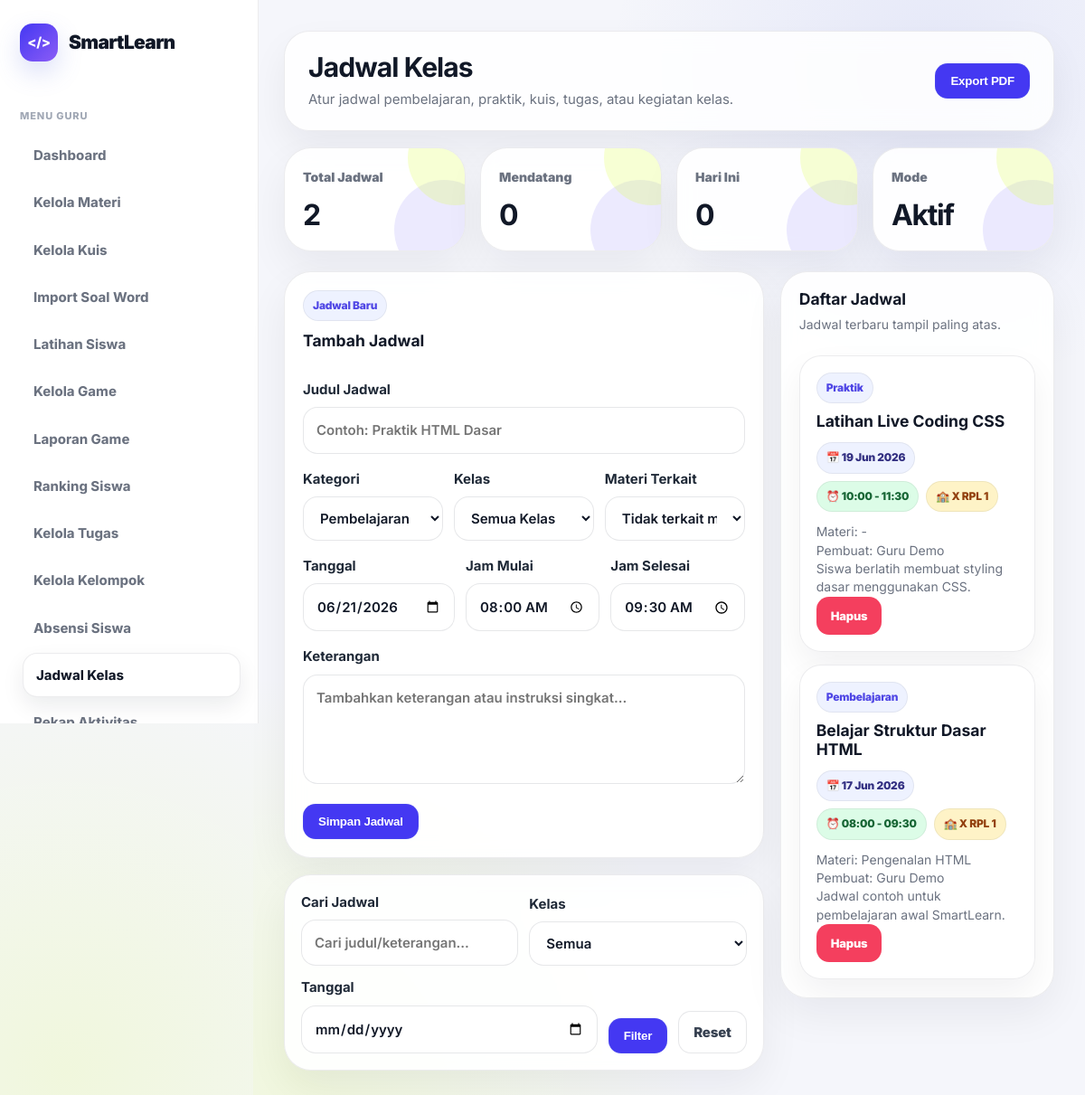
/pages/guru/jadwal.php (signed in), run on the app's committed database.
### tables this page shows
CREATE TABLE IF NOT EXISTS ui_settings (
    id_setting INT AUTO_INCREMENT PRIMARY KEY,
    app_name VARCHAR(100) NOT NULL DEFAULT 'SmartLearn',
    logo_icon VARCHAR(20) NOT NULL DEFAULT '</>',
    primary_color VARCHAR(20) NOT NULL DEFAULT '#4438f2',
    accent_color VARCHAR(20) NOT NULL DEFAULT '#d8ff3e',
    sidebar_color VARCHAR(20) NOT NULL DEFAULT '#151923',
    radius_size INT NOT NULL DEFAULT 30,
    updated_at TIMESTAMP DEFAULT CURRENT_TIMESTAMP ON UPDATE CURRENT_TIMESTAMP
);

CREATE TABLE IF NOT EXISTS jadwal_kelas (
    id_jadwal INT AUTO_INCREMENT PRIMARY KEY,
    judul VARCHAR(200) NOT NULL,
    kategori VARCHAR(50) DEFAULT 'Pembelajaran',
    kelas VARCHAR(100) DEFAULT NULL,
    id_materi INT DEFAULT NULL,
    tanggal DATE NOT NULL,
    jam_mulai TIME DEFAULT NULL,
    jam_selesai TIME DEFAULT NULL,
    keterangan TEXT DEFAULT NULL,
    dibuat_oleh INT DEFAULT NULL,
    created_at TIMESTAMP DEFAULT CURRENT_TIMESTAMP,
    FOREIGN KEY (id_materi) REFERENCES materi(id_materi) ON DELETE SET NULL,
    FOREIGN KEY (dibuat_oleh) REFERENCES users(id_user) ON DELETE SET NULL
);

CREATE TABLE users (
    id_user INT AUTO_INCREMENT PRIMARY KEY,
    nama VARCHAR(100) NOT NULL,
    email VARCHAR(100) NOT NULL UNIQUE,
    password VARCHAR(255) NOT NULL,
    role ENUM('siswa','guru','admin') NOT NULL,
    kelas VARCHAR(50) DEFAULT NULL,
    created_at TIMESTAMP DEFAULT CURRENT_TIMESTAMP
);

CREATE TABLE materi (
    id_materi INT AUTO_INCREMENT PRIMARY KEY,
    judul_materi VARCHAR(150) NOT NULL,
    deskripsi TEXT,
    isi_materi TEXT NOT NULL,
    contoh_kode TEXT,
    urutan INT DEFAULT 1,
    created_at TIMESTAMP DEFAULT CURRENT_TIMESTAMP
);

### includes/ui_settings.php (called while the page is built, shortened)
<?php
$ui = [
    'app_name' => 'SmartLearn',
    'logo_icon' => 'SL',
    'primary_color' => '#5b6ee1',
    'accent_color' => '#d8ff3e',
    'sidebar_color' => '#ffffff',
    'radius_size' => 24,
    'font_family' => 'Inter, Arial, sans-serif',
    'font_size' => 15,
    'text_color' => '#1f2937',
    'heading_color' => '#111827',
    'panel_color' => '#ffffff',
    'theme_template' => 'smartlearn_clean'
];
if (isset($koneksi)) {
    $ui_query = @mysqli_query($koneksi, "SELECT * FROM ui_settings WHERE id_setting=1");
    if ($ui_query && mysqli_num_rows($ui_query) > 0) {
        $db_ui = mysqli_fetch_assoc($ui_query);
        foreach ($db_ui as $key => $value) {
            if ($value !== null && $value !== '') {
                $ui[$key] = $value;
            }
        }
    }
}
$ui_app_name = $ui['app_name'] ?? 'SmartLearn';
$ui_logo_icon = $ui['logo_icon'] ?? 'SL';
?>

### pages/guru/jadwal.php (the view, shortened to what this page needs)
<?php
include "../../config/koneksi.php";
$keyword = mysqli_real_escape_string($koneksi, $_GET['keyword'] ?? '');
$filter_tanggal = mysqli_real_escape_string($koneksi, $_GET['tanggal'] ?? '');
$where = "WHERE 1=1";
$jadwal = mysqli_query($koneksi, "
    SELECT jadwal_kelas.*, materi.judul_materi, users.nama AS pembuat
    FROM jadwal_kelas
    LEFT JOIN materi ON jadwal_kelas.id_materi = materi.id_materi
    LEFT JOIN users ON jadwal_kelas.dibuat_oleh = users.id_user
    $where
    ORDER BY jadwal_kelas.tanggal DESC, jadwal_kelas.jam_mulai DESC
");
$total_jadwal = mysqli_fetch_assoc(mysqli_query($koneksi, "SELECT COUNT(*) AS total FROM jadwal_kelas"))['total'];
$jadwal_mendatang = mysqli_fetch_assoc(mysqli_query($koneksi, "SELECT COUNT(*) AS total FROM jadwal_kelas WHERE tanggal >= CURDATE()"))['total'];
$jadwal_hari_ini = mysqli_fetch_assoc(mysqli_query($koneksi, "SELECT COUNT(*) AS total FROM jadwal_kelas WHERE tanggal = CURDATE()"))['total'];
?>
<!DOCTYPE html>
<html lang="id">
<head>
    <link rel="stylesheet" href="../../assets/css/style.css">
</head>
<body>
<div class="dashboard-layout">
    <?php include "sidebar.php"; ?>
    <main class="main">
        <div class="topbar">
            <div>
                <h1>Jadwal Kelas</h1>
                <p>Atur jadwal pembelajaran, praktik, kuis, tugas, atau kegiatan kelas.</p>
            </div>
            <button class="btn btn-primary" onclick="window.print()">Export PDF</button>
        </div>
        <section class="stats-grid">
            <div class="stat-card"><span>Total Jadwal</span><h2><?= $total_jadwal; ?></h2></div>
            <div class="stat-card"><span>Mendatang</span><h2><?= $jadwal_mendatang; ?></h2></div>
            <div class="stat-card"><span>Hari Ini</span><h2><?= $jadwal_hari_ini; ?></h2></div>
            <div class="stat-card"><span>Mode</span><h2>Aktif</h2></div>
        </section>
        <section class="content-grid">
            <div>
                <form method="POST" class="student-clean-card no-print">
                    <span class="badge badge-primary">Jadwal Baru</span>
                    <h3 style="margin-top:12px;">Tambah Jadwal</h3>
                    <br>
                    <div class="form-group">
                        <label>Judul Jadwal</label>
                        <input type="text" name="judul" class="form-control" placeholder="Contoh: Praktik HTML Dasar" required>
                    </div>
                    <div class="form-row-clean">
                        <div class="form-group">
                            <label>Kategori</label>
                            <select name="kategori" class="form-control">
                                <option value="Pembelajaran">Pembelajaran</option>
                            </select>
                        </div>
                        <div class="form-group">
                            <label>Kelas</label>
                            <select name="kelas" class="form-control">
                                <option value="">Semua Kelas</option>
                            </select>
                        </div>
                        <div class="form-group">
                            <label>Materi Terkait</label>
                            <select name="id_materi" class="form-control">
                                <option value="0">Tidak terkait materi</option>
                            </select>
                        </div>
                    </div>
                    <div class="form-row-clean">
                        <div class="form-group"><label>Tanggal</label><input type="date" name="tanggal" class="form-control" value="<?= date('Y-m-d'); ?>" required></div>
                        <div class="form-group"><label>Jam Mulai</label><input type="time" name="jam_mulai" class="form-control" value="08:00"></div>
                        <div class="form-group"><label>Jam Selesai</label><input type="time" name="jam_selesai" class="form-control" value="09:30"></div>
                    </div>
                    <div class="form-group">
                        <label>Keterangan</label>
                        <textarea name="keterangan" class="form-control" rows="4" placeholder="Tambahkan keterangan atau instruksi singkat..."></textarea>
                    </div>
                    <button type="submit" name="simpan_jadwal" class="btn btn-primary">Simpan Jadwal</button>
                </form>
                <div class="filter-card no-print" style="margin-top:18px;">
                    <form method="GET" class="filter-form">
                        <div class="form-group">
                            <label>Cari Jadwal</label>
                            <input type="text" name="keyword" class="form-control" value="<?= htmlspecialchars($keyword); ?>" placeholder="Cari judul/keterangan...">
                        </div>
                        <div class="form-group">
                            <label>Kelas</label>
                            <select name="kelas" class="form-control">
                                <option value="">Semua</option>
                            </select>
                        </div>
                        <div class="form-group"><label>Tanggal</label><input type="date" name="tanggal" class="form-control" value="<?= htmlspecialchars($filter_tanggal); ?>"></div>
                        <button type="submit" class="btn btn-primary">Filter</button>
                        <a href="jadwal.php" class="btn btn-outline">Reset</a>
                    </form>
                </div>
            </div>
            <div class="student-clean-card">
                <h3>Daftar Jadwal</h3>
                <p class="small-muted">Jadwal terbaru tampil paling atas.</p>
                <br>
                <?php if ($jadwal): ?>
                    <div class="schedule-list">
                        <?php while($j = mysqli_fetch_assoc($jadwal)): ?>
                            <div class="schedule-card">
                                <span class="badge badge-primary"><?= htmlspecialchars($j['kategori']); ?></span>
                                <h3><?= htmlspecialchars($j['judul']); ?></h3>
                                <div class="schedule-meta">
                                    <span class="badge badge-neutral">📅 <?= date('d M Y', strtotime($j['tanggal'])); ?></span>
                                    <span class="badge badge-success">⏰ <?= substr($j['jam_mulai'],0,5); ?> - <?= substr($j['jam_selesai'],0,5); ?></span>
                                    <span class="badge badge-warning">🏫 <?= htmlspecialchars($j['kelas'] ?: 'Semua Kelas'); ?></span>
                                </div>
                                <p class="small-muted">
                                    Materi: <?= htmlspecialchars($j['judul_materi'] ?: '-'); ?><br>
                                    Pembuat: <?= htmlspecialchars($j['pembuat'] ?: '-'); ?><br>
                                    <?= nl2br(htmlspecialchars($j['keterangan'] ?: '-')); ?>
                                </p>
                                <div class="action-row no-print">
                                    <a href="?hapus=<?= $j['id_jadwal']; ?>" onclick="return confirm('Hapus jadwal ini?')" class="btn btn-danger btn-sm">Hapus</a>
                                </div>
                            </div>
                        <?php endwhile; ?>
                    </div>
                <?php endif; ?>
            </div>
        </section>
    </main>
</div>
</body>
</html>

### pages/guru/sidebar.php (shortened to what this page needs)
<?php
$currentPage = basename($_SERVER['PHP_SELF']);
include_once "../../includes/ui_settings.php";
?>
<aside class="sidebar">
    <div class="logo">
        <div class="logo-icon"><?= htmlspecialchars($ui_logo_icon); ?></div>
        <span><?= htmlspecialchars($ui_app_name); ?></span>
    </div>
    <div class="menu">
        <div class="menu-title">Menu Guru</div>
        <a class="<?= $currentPage == 'dashboard.php' ? 'active' : ''; ?>" href="dashboard.php">Dashboard</a>
        <a class="<?= in_array($currentPage, ['kelola_materi.php','edit_materi.php']) ? 'active' : ''; ?>" href="kelola_materi.php">Kelola Materi</a>
        <a class="<?= in_array($currentPage, ['kelola_kuis.php','edit_kuis.php']) ? 'active' : ''; ?>" href="kelola_kuis.php">Kelola Kuis</a>
        <a class="<?= $currentPage == 'import_soal_word.php' ? 'active' : ''; ?>" href="import_soal_word.php">Import Soal Word</a>
        <a class="<?= $currentPage == 'latihan_siswa.php' ? 'active' : ''; ?>" href="latihan_siswa.php">Latihan Siswa</a>
        <a class="<?= in_array($currentPage, ['kelola_game.php','edit_game_question.php']) ? 'active' : ''; ?>" href="kelola_game.php">Kelola Game</a>
        <a class="<?= $currentPage == 'laporan_game.php' ? 'active' : ''; ?>" href="laporan_game.php">Laporan Game</a>
        <a class="<?= $currentPage == 'ranking.php' ? 'active' : ''; ?>" href="ranking.php">Ranking Siswa</a>
        <a class="<?= in_array($currentPage, ['kelola_tugas.php','penilaian_tugas.php']) ? 'active' : ''; ?>" href="kelola_tugas.php">Kelola Tugas</a>
        <a class="<?= $currentPage == 'kelola_kelompok.php' ? 'active' : ''; ?>" href="kelola_kelompok.php">Kelola Kelompok</a>
        <a class="<?= $currentPage == 'absensi.php' ? 'active' : ''; ?>" href="absensi.php">Absensi Siswa</a>
        <a class="<?= $currentPage == 'jadwal.php' ? 'active' : ''; ?>" href="jadwal.php">Jadwal Kelas</a>
        <a class="<?= $currentPage == 'rekap_aktivitas.php' ? 'active' : ''; ?>" href="rekap_aktivitas.php">Rekap Aktivitas</a>
    </div>
</aside>

### data on the page
ui_settings: logo_icon "</>", app_name "SmartLearn"
jadwal_kelas: kategori "Praktik", judul "Latihan Live Coding CSS", tanggal "19 Jun 2026", jam_mulai "10:00", jam_selesai "11:30", kelas "X RPL 1", judul_materi "-", dibuat_oleh.nama "Guru Demo", keterangan "Siswa berlatih membuat styling dasar menggunakan CSS."
jadwal_kelas: kategori "Pembelajaran", judul "Belajar Struktur Dasar HTML", tanggal "17 Jun 2026", jam_mulai "08:00", jam_selesai "09:30", kelas "X RPL 1", id_materi.judul_materi "Pengenalan HTML", dibuat_oleh.nama "Guru Demo", keterangan "Jadwal contoh untuk pembelajaran awal SmartLearn."

### other printed values
$total_jadwal "2"
$jadwal_mendatang "0"
$jadwal_hari_ini "0"
